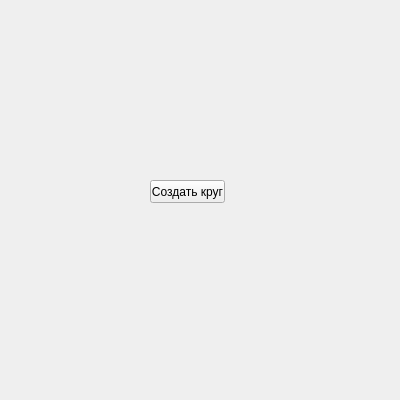
<?xml version="1.0" encoding="UTF-8"?>
<ui version="4.0">
 <class>Form</class>
 <widget class="QWidget" name="Form">
  <property name="geometry">
   <rect>
    <x>0</x>
    <y>0</y>
    <width>400</width>
    <height>400</height>
   </rect>
  </property>
  <property name="sizePolicy">
   <sizepolicy hsizetype="Fixed" vsizetype="Fixed">
    <horstretch>0</horstretch>
    <verstretch>0</verstretch>
   </sizepolicy>
  </property>
  <property name="windowTitle">
   <string>Form</string>
  </property>
  <widget class="QPushButton" name="btn">
   <property name="geometry">
    <rect>
     <x>150</x>
     <y>180</y>
     <width>75</width>
     <height>23</height>
    </rect>
   </property>
   <property name="text">
    <string>Создать круг</string>
   </property>
  </widget>
 </widget>
 <resources/>
 <connections/>
</ui>
